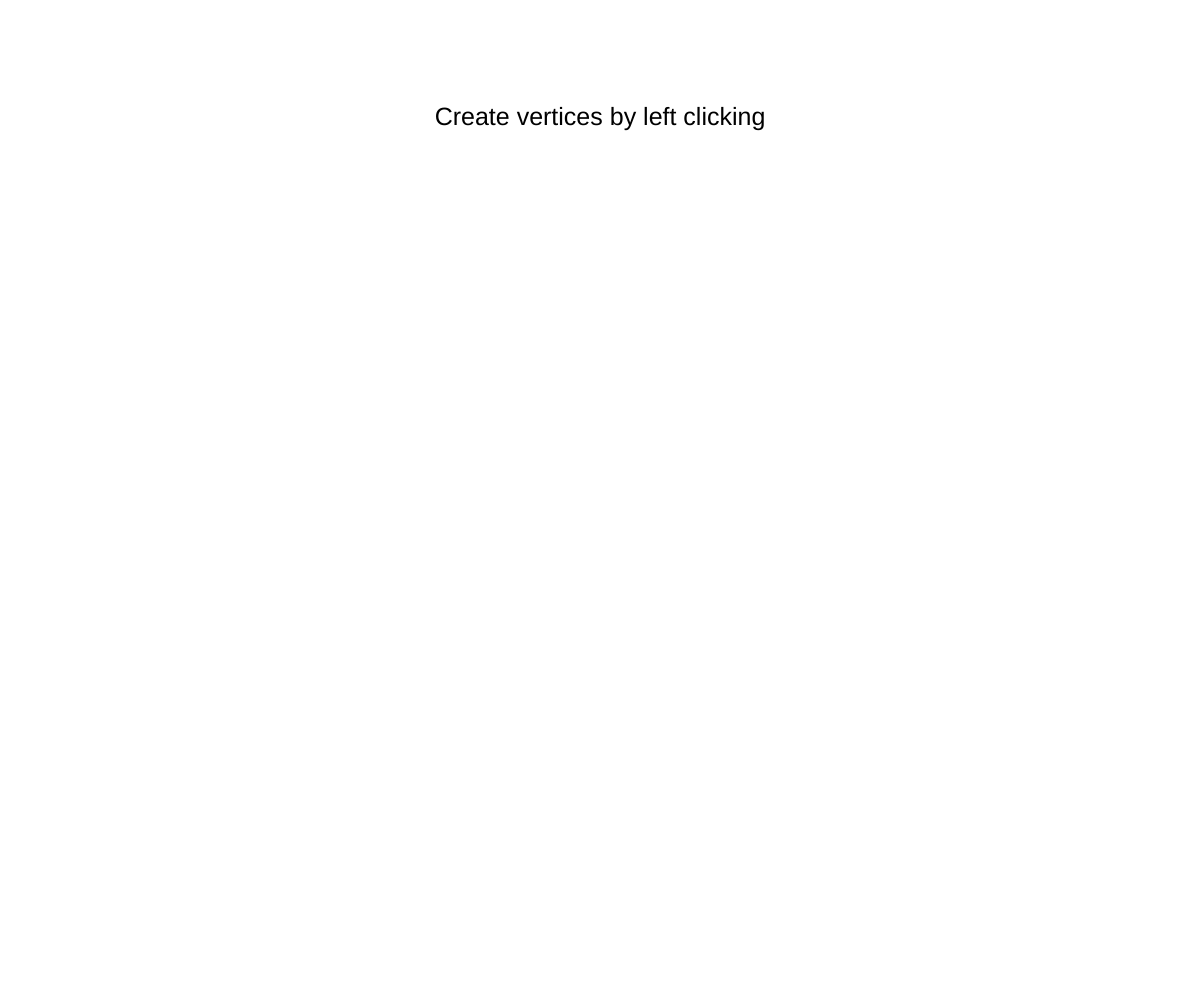
Frame 1 (no input)
Frame 60 (no input): identical to frame 1, image omitted
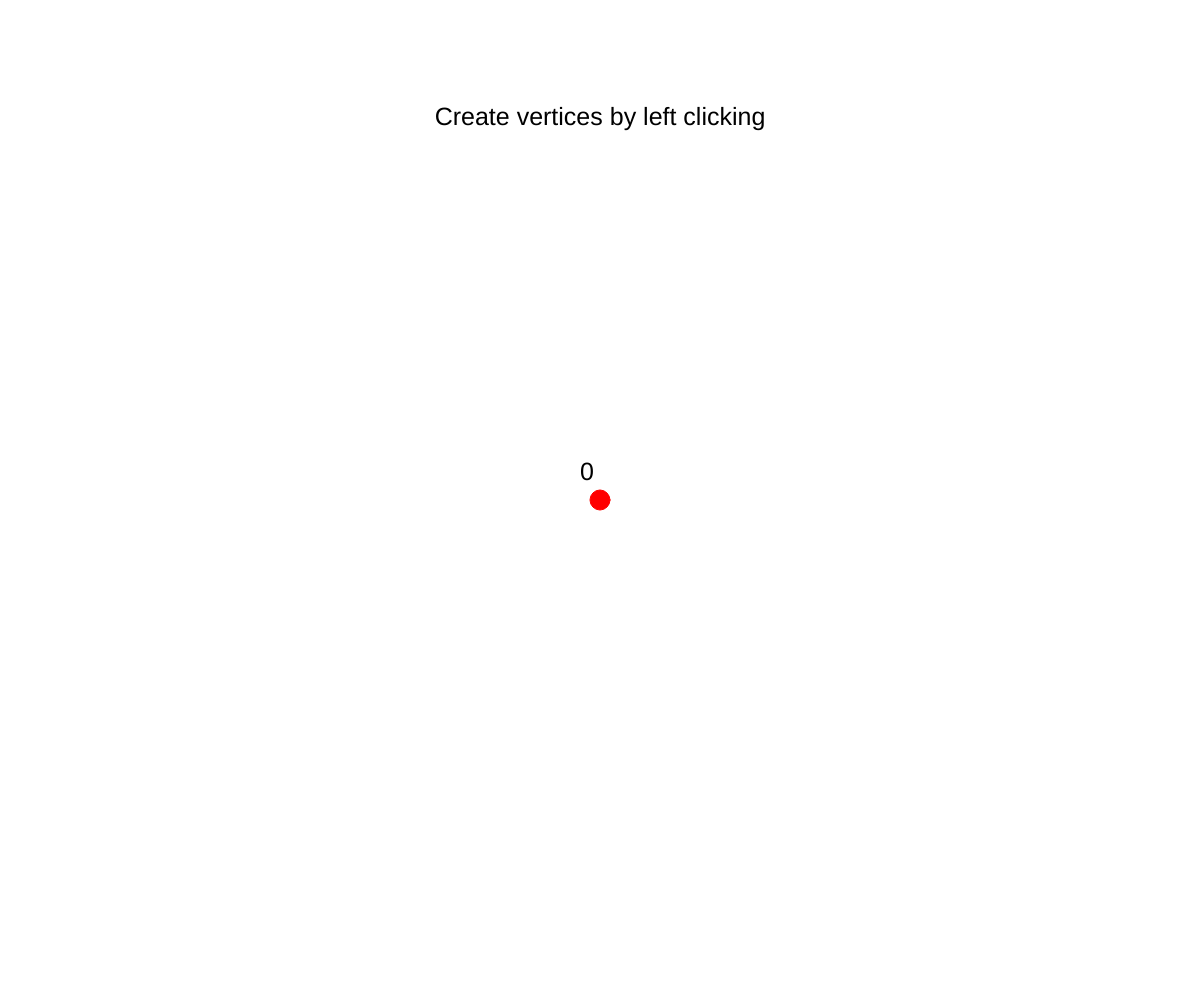
Frame 120 (the mouse pressed at the canvas centre since frame 60)

The p5.js sketch that drew these frames (run headless with seeded random() and noise() and a simulated clock; from frame 60 on, the mouse is pressed at the canvas centre):

// p5.js sketch
// ── sketch.js
const CREATE_MODE = 1;
const CONNECT_MODE = 0;
const MOVE_MODE = 2;
const DEL_MODE = 3;
// MODES TO COMPLETE
const BFS_MODE = 4;
const DFS_MODE = 5;
const DIJKSTRA = 6;

let currMode = CREATE_MODE;
let graph = null;
let firstClick = true;
let selectedVertex = null;
let dragNode = null;

function setup() {
  createCanvas(windowWidth, windowHeight);
  graph = new UndirectedGraph();
}

function draw() {
  background(255);
  if(currMode == CREATE_MODE){
    fill(0);
    noStroke();
    textSize(25);
    let message = "Create vertices by left clicking";
    text(message, width / 2 - textWidth(message)/2, height / 8);
  }
  else if(currMode == CONNECT_MODE){
    fill(0);
    noStroke();
    textSize(25);
    let message = "Create edges by clicking vertices";
    text(message, width / 2 - textWidth(message)/2, height / 8);
  }
  else if (currMode == MOVE_MODE){
    fill(0);
    noStroke();
    textSize(25);
    let message = "Move vertices by clicking and dragging";
    text(message, width / 2 - textWidth(message)/2, height / 8);
  }
  else if (currMode == DEL_MODE){
    fill(0);
    noStroke();
    textSize(25);
    let message = "Delete vertex and connecting edges";
    text(message, width / 2 - textWidth(message)/2, height / 8);
  }
  graph.drawGraph();
}

function mousePressed(){
  if(currMode == CREATE_MODE){
    graph.addVertex(mouseX, mouseY);
  }
  // Make sure a node cannot be connected to itself...
  else if(currMode == CONNECT_MODE){
    // console.log(firstClick);
    let node = graph.findVertexByCoord(mouseX, mouseY);
    if(firstClick && node != null){
      selectedVertex = node;
      firstClick = false;
    }
    else if(!firstClick && node != null){
      graph.connectVertices(selectedVertex, node);
      firstClick = true;
      selectedVertex = null;
      // console.log(graph.edges);
    }else if(!firstClick && node == null){
      firstClick = true;
      selectedVertex = null;
    }
  }
  else if (currMode == MOVE_MODE){
    dragNode = graph.findVertexByCoord(mouseX, mouseY);
  }
  else if(currMode == DEL_MODE){
    let delNode = graph.findVertexByCoord(mouseX, mouseY);
    graph.deleteNode(delNode);
  }
}

function mouseDragged(){
  if(currMode == MOVE_MODE && dragNode != null){
    dragNode.x = mouseX;
    dragNode.y = mouseY;
  }
}

function keyPressed(){
  if(key == 'c'){
    currMode = CONNECT_MODE
  }
  else if(key == 'a'){
    currMode = CREATE_MODE
  }
  else if(key == 'm'){
    currMode = MOVE_MODE;
  }
  else if (key == 'd'){
    currMode = DEL_MODE;
  }
}

class UndirectedGraph{
  constructor(){
    this.edges = {}
    this.vertices = [];
    this.id = 0;
  }
  addVertex(x, y){
    this.vertices.push(new Vertex(x, y, this.id));
    this.edges[this.id] = new Set();
    this.id++;
  }
  findVertexByCoord(x, y){
    for(let i = 0; i < this.vertices.length; i++){
      if(this.vertices[i].isClicked(x, y)){
        return this.vertices[i];
      }
    }
    return null;
  }
  findVertexById(id){
    for(let i = 0; i < this.vertices.length; i++){
      if(this.vertices[i].id == id){
        return this.vertices[i];
      }
    }
    return null;
  }
  connectVertices(one, two){
    this.edges[one.id].add(two.id);
    this.edges[two.id].add(one.id);
  }
  drawVertices(){
     this.vertices.forEach(vertex => vertex.drawMe());
  }
  drawEdges(){
    this.vertices.forEach(vertex =>{
      let startNode = vertex;
      let startId = startNode.id;
      this.edges[startId].forEach(id =>{
        let endNode = this.findVertexById(id);
        stroke(0, 100, 0);
        fill(0, 100, 0);
        line(startNode.x, startNode.y, endNode.x, endNode.y);
      });
    });
  }
  drawGraph(){
    this.drawVertices();
    this.drawEdges();
  }
  deleteNode(node){
    if(node == null) return
    // Delete from vertex list (easy)
    // Delete from edge lists (medium)
    for(let i = 0; i < this.vertices.length; i++){
      if(this.vertices[i].id == node.id){
        this.vertices.splice(i, 1);
      }
    }
    // Remove edges now... need to go through each edge pairings
    for(let vKey in this.edges){
      this.edges[vKey].delete(node.id);
    }
    delete this.edges[node.id];
  }
}

class Vertex{
  constructor(x, y, id){
    this.id = id;
    this.x = x;
    this.y = y;
    this.diameter = 20;
    this.radius = this.diameter / 2;
  }
  drawMe(){
    fill(255, 0, 0);
    stroke(255, 0, 0);
    circle(this.x, this.y, this.diameter);
    noStroke();
    fill(0);
    text(this.id, this.x - this.diameter, this.y - this.diameter);
  }
  isClicked(x, y){
    return dist(this.x, this.y, x, y) < this.radius;
  }
}
